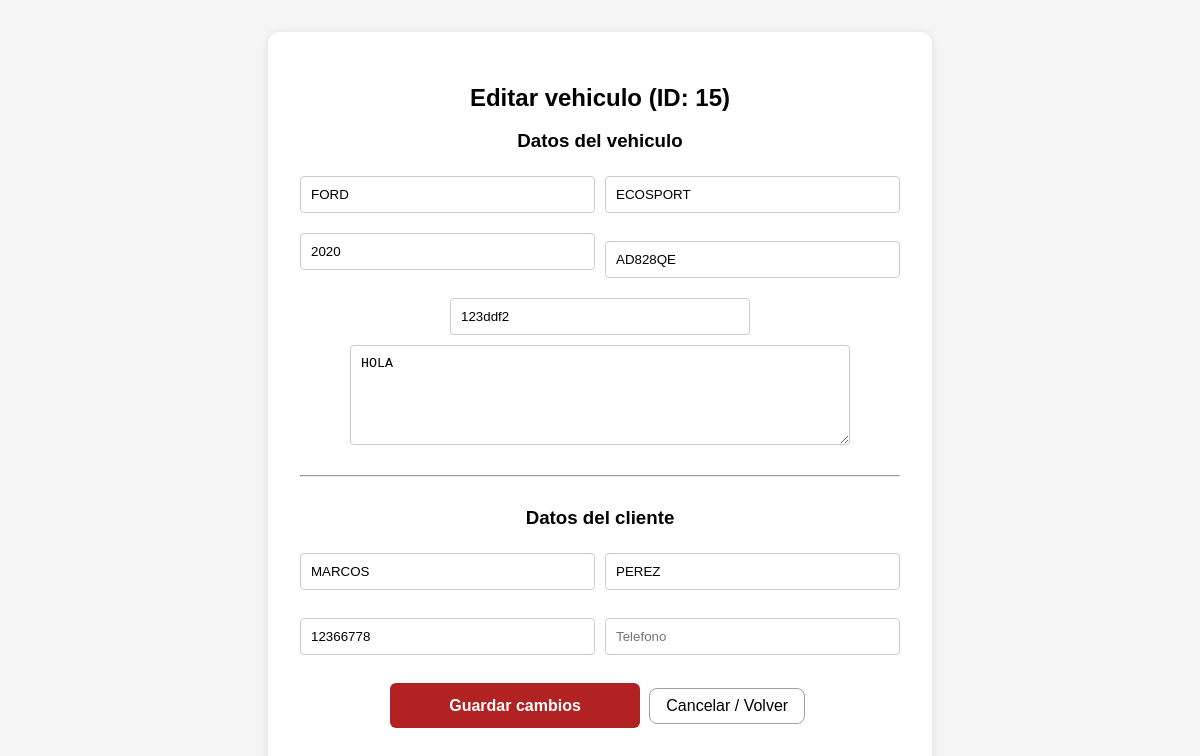
/vehiculos/editar_vehiculo.php?id=15 (signed in), run on the app's committed database.
### tables this page shows
CREATE TABLE `vehiculos` (
  `id` int(11) NOT NULL,
  `marca` varchar(20) NOT NULL,
  `modelo` varchar(100) NOT NULL,
  `dominio` varchar(20) DEFAULT NULL,
  `anio` year(4) NOT NULL,
  `chasis` varchar(50) NOT NULL,
  `descripcion` text DEFAULT NULL,
  `cliente_id` int(11) DEFAULT NULL,
  `vendedor_id` int(11) NOT NULL
);

CREATE TABLE `clientes` (
  `id` int(11) NOT NULL,
  `dni` varchar(20) NOT NULL,
  `nombre` varchar(100) NOT NULL,
  `apellido` varchar(100) NOT NULL,
  `tel` varchar(30) DEFAULT NULL
);

### vehiculos/editar_vehiculo.php (the view, shortened to what this page needs)
<?php
require __DIR__ . '/../includes/db.php';
$id_vehiculo = $_GET['id'] ?? null;
$sql_select = "
    SELECT
        v.*,
        c.nombre AS cliente_nombre, c.apellido AS cliente_apellido, c.dni AS cliente_dni, c.tel AS cliente_tel, c.id AS cliente_id
    FROM vehiculos v
    JOIN clientes c ON v.cliente_id = c.id
    WHERE v.id = ?
";
$stmt = $conn->prepare($sql_select);
$stmt->execute([$id_vehiculo]);
$vehiculo_data = $stmt->fetch(PDO::FETCH_ASSOC);
?>
<!DOCTYPE html>
<html lang="es">
<head>
    <link rel="stylesheet" href="../css/style.css">
</head>
<body>
    <div class="container">
        <div class="card form-centered">
            <h2>Editar vehiculo (ID: <?= $id_vehiculo ?>)</h2>
            <form method="post" class="form">
                <h3>Datos del vehiculo</h3>
                <div class="form-group-inline">
                    <div class="form-half">
                        <input type="text" name="marca" placeholder="Marca" value="<?= htmlspecialchars($vehiculo_data['marca'] ?? '') ?>" required>
                    </div>
                    <div class="form-half">
                        <input type="text" name="modelo" placeholder="Modelo" value="<?= htmlspecialchars($vehiculo_data['modelo'] ?? '') ?>" required>
                    </div>
                </div>
                <div class="form-group-inline">
                    <div class="form-half">
                        <input type="number" name="anio" placeholder="Año" value="<?= htmlspecialchars($vehiculo_data['anio'] ?? '') ?>" required min="1900" max="<?= date('Y') + 1 ?>">
                    </div>
                    <div class="form-half">
                        <input type="text" name="dominio" placeholder="Dominio (Patente)" value="<?= htmlspecialchars($vehiculo_data['dominio'] ?? '') ?>" required>
                    </div>
                </div>
                <input type="text" name="chasis" placeholder="Numero de chasis (VIN)" value="<?= htmlspecialchars($vehiculo_data['chasis'] ?? '') ?>">
                <textarea name="descripcion" placeholder="Observaciones" rows="4"><?= htmlspecialchars($vehiculo_data['descripcion'] ?? '') ?></textarea>
                <hr style="margin: 30px 0;">
                <h3>Datos del cliente</h3>
                <div class="form-group-inline">
                    <div class="form-half">
                        <input type="text" name="cliente_nombre" placeholder="Nombre cliente" value="<?= htmlspecialchars($vehiculo_data['cliente_nombre'] ?? '') ?>" required>
                    </div>
                    <div class="form-half">
                        <input type="text" name="cliente_apellido" placeholder="Apellido cliente" value="<?= htmlspecialchars($vehiculo_data['cliente_apellido'] ?? '') ?>" required>
                    </div>
                </div>
                <div class="form-group-inline">
                    <div class="form-half">
                        <input type="text" name="cliente_dni" placeholder="DNI (obligatorio)" value="<?= htmlspecialchars($vehiculo_data['cliente_dni'] ?? '') ?>" required>
                    </div>
                    <div class="form-half">
                        <input type="text" name="cliente_tel" placeholder="Telefono" value="<?= htmlspecialchars($vehiculo_data['cliente_tel'] ?? '') ?>">
                    </div>
                </div>
                <button type="submit" class="btn primary">Guardar cambios</button>
                <a href="../index.php" class="btn link">Cancelar / Volver</a>
            </form>
        </div>
    </div>
</body>
</html>

### css/style.css (style rules this page uses)
body { font-family: Arial, sans-serif; background-color: #f5f5f5; margin: 0; padding: 0; }
.container { display: flex; justify-content: center; align-items: center; min-height: 100vh; }
.card { background: #fff; padding: 2rem; border-radius: 12px; box-shadow: 0 2px 10px rgba(0,0,0,0.1); max-width: 900px; width: 100%; }
h2, h3 { color: #000000; margin-bottom: 1rem; text-align: center; }
.form input[type="text"], .form input[type="password"], .form select { max-width: 300px; margin: 0.5rem auto; display: block; padding: 0.6rem; border: 1px solid #a0a0a0; border-radius: 8px; }
.form textarea { width: 100%; max-width: 500px; height: 100px; margin: 0.5rem auto; display: block; padding: 0.6rem; border: 1px solid #a0a0a0; border-radius: 8px; }
.form-centered { max-width: 500px; margin: 0 auto; text-align: center; }
.btn { border-radius: 8px; text-decoration: none; text-align: center; cursor: pointer; padding: 0.5rem 1rem; margin: 0.3rem; display: inline-block; }
.btn.primary { background: #b22222; color: #fff; display: inline-block; width: 100%; max-width: 250px; margin: 0.5rem auto; text-align: center; height: 45px; line-height: 45px; padding: 0; border-radius: 6px; font-size: 1rem; font-weight: bold; border: #000; cursor: pointer; }
.btn.link { background: none; color: #000; border: 1px solid #a0a0a0; }
.btn.primary { background: #b22222; color: #fff; display: inline-block; min-width: 160px; margin: 0.5rem auto; }

### vehiculos/editar_vehiculo.php (style rules this page uses)
.form-group-inline { display: flex; gap: 10px; margin-bottom: 10px; }
.form-half { flex: 1; min-width: 0; }
.form-half input, .form-half textarea, .form input:not([type="submit"]):not([type="button"]), .form textarea { width: 100%; box-sizing: border-box; padding: 10px; margin-bottom: 10px; border: 1px solid #ccc; border-radius: 4px; }
.form-centered { max-width: 600px; margin: 0 auto; }

### data on the page
vehiculos: marca "FORD", modelo "ECOSPORT", anio "2020", dominio "AD828QE", chasis "123ddf2", descripcion "HOLA", cliente_nombre "MARCOS", cliente_apellido "PEREZ", cliente_dni "12366778"

### other printed values
$id_vehiculo "15"
